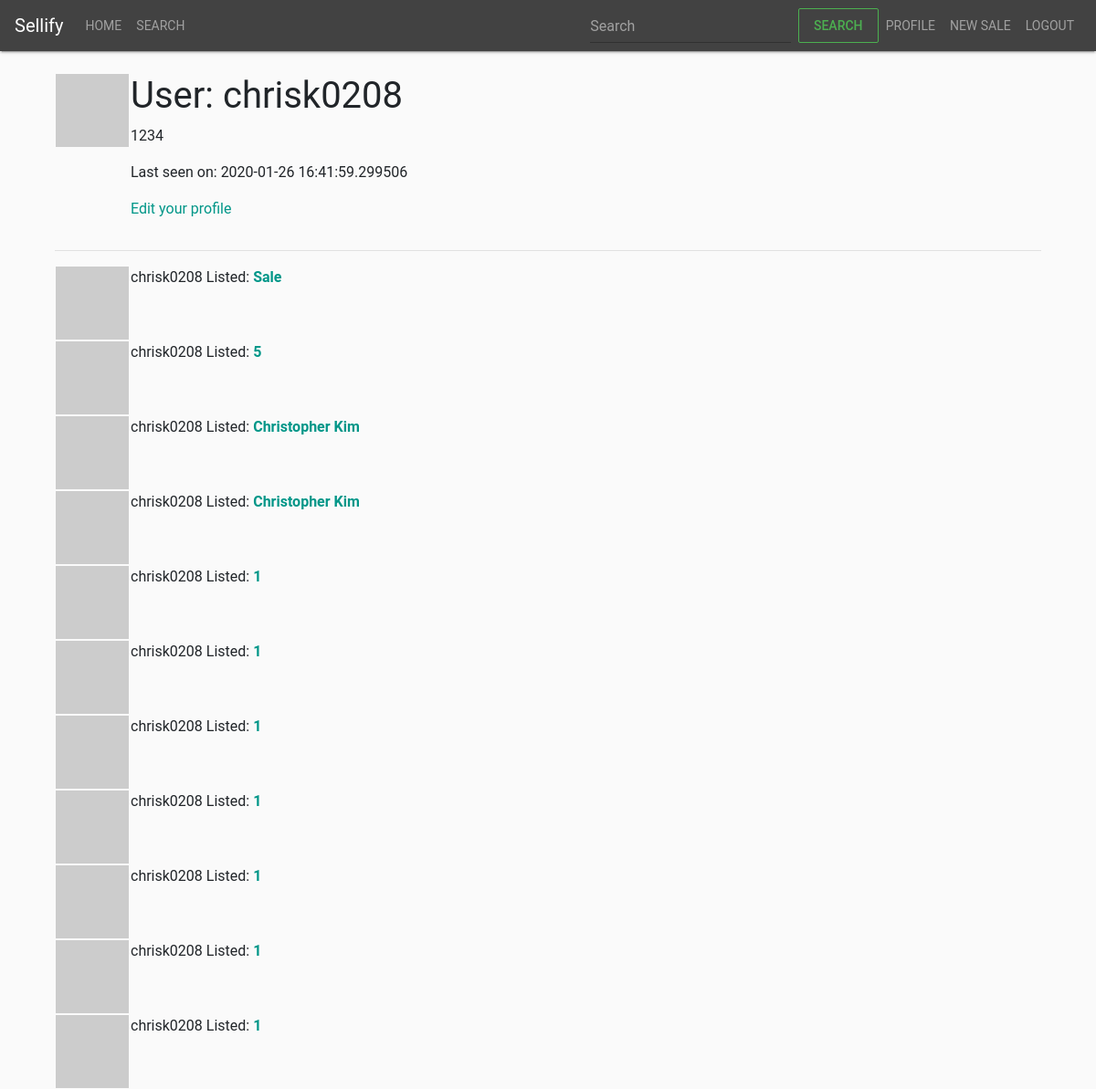
The app's page /user/chrisk0208 (signed in), older data.
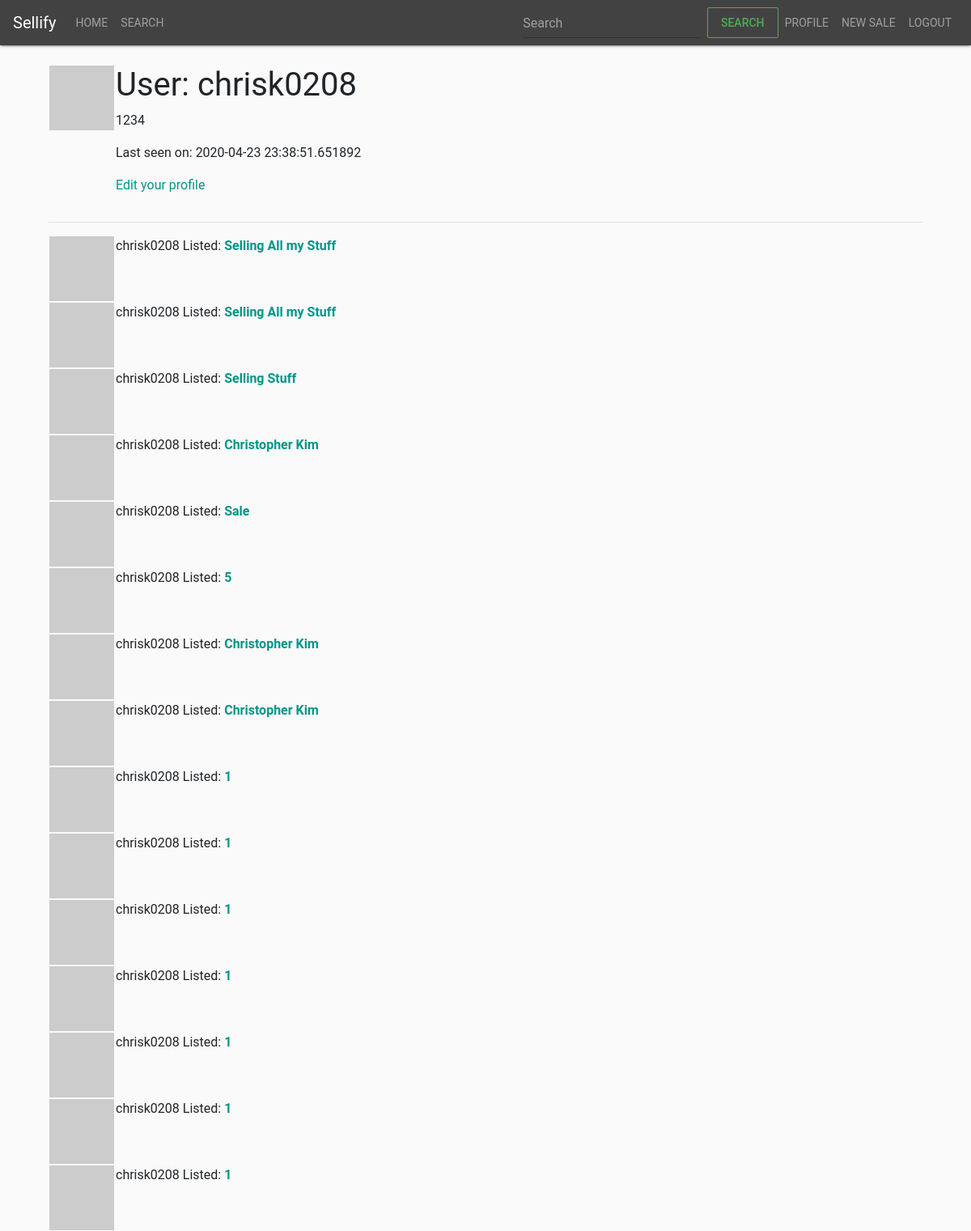
The same page, newer data.
### app/models.py (models this page shows, shortened)
class User(UserMixin,db.Model):
    id = db.Column(db.Integer, primary_key=True)
    username = db.Column(db.String(64), index=True, unique=True)
    email = db.Column(db.String(120), index=True, unique=True)
    password_hash = db.Column(db.String(128))
    about_me = db.Column(db.String(140))
    last_seen = db.Column(db.DateTime, default=datetime.utcnow)
    address_1   = db.Column(db.String(140))
    address_2   = db.Column(db.String(140))
    country     = db.Column(db.String(140))
    state       = db.Column(db.String(140))
    postal_code = db.Column(db.String(10))
    sales = db.relationship('Sale',backref='seller',lazy='dynamic')
    def avatar(self, size):
        digest = md5(self.email.lower().encode('utf-8')).hexdigest()
        return 'https://www.gravatar.com/avatar/{}?d=identicon&s={}'.format(
            digest, size)

class Sale(db.Model):
    id = db.Column(db.Integer,primary_key=True)
    name = db.Column(db.String(140),index=True)
    description = db.Column(db.String(512))
    post_date = db.Column(db.String(140), index=True,default=datetime.utcnow)
    start_date = db.Column(db.String(140), index=True)
    end_date = db.Column(db.String(140), index=True)
    zipcode = db.Column(db.String(10))
    address_1 = db.Column(db.String(140),index=True)
    address_2 = db.Column(db.String(140),index=True)
    user_id = db.Column(db.Integer, db.ForeignKey('user.id'))
    items = db.relationship('Item',backref='sale',lazy='dynamic')

### app/routes.py (the view)
@app.route('/user/<username>')
@login_required
def user(username):
    user = User.query.filter_by(username=username).first_or_404()
    page = request.args.get('page', 1, type=int)
    sales = user.sales.order_by(Sale.post_date.desc()).paginate(page,app.config['SALES_PER_PAGE'],False)
    next_url = url_for('user',username=username, page=sales.next_num) \
        if sales.has_next else None
    prev_url = url_for('user',username=username, page=sales.prev_num) \
        if sales.has_prev else None
    return render_template('user.html',user=user,sales=sales.items,next_url=next_url,prev_url=prev_url)

### app/models.py (called while the page is built)
@login.user_loader
def load_user(id):
    return User.query.get(int(id))

### app/routes.py (called while the page is built)
@app.before_request
def before_request():
    if current_user.is_authenticated:
        current_user.last_seen = datetime.utcnow()
        db.session.commit()

### app/templates/user.html (shortened to what this page needs)
{% extends "base.html" %}
{% import 'bootstrap/wtf.html' as wtf %}
{% block app_content %}
<table>
    <tr valign="top">
        <td><img src="{{ user.avatar(128) }}"></td>
        <td>
            <h1>User: {{ user.username }}</h1>
            {% if user.about_me %}<p>{{ user.about_me }}</p>{% endif %}
            {% if user.last_seen %}<p>Last seen on: {{ user.last_seen }}</p>{% endif %}
            {% if user == current_user %}
            <p><a href="{{ url_for('edit_profile') }}">Edit your profile</a></p>
            {% endif %}
        </td>
    </tr>
</table>
<hr>
{% for sale in sales %}
    {% include '/sales/_sales.html' %}
{% endfor %}
{% endblock %}

### app/templates/base.html (shortened to what this page needs)
<!DOCTYPE html>
<html lang="en" class="gr__fezvrasta_github_io">
<head>
    <link href="/static/css/bootstrap-material-design.min.css" rel="stylesheet">
    <link href="/static/css/starter-template.css" rel="stylesheet">
</head>
<body data-gr-c-s-loaded="true">
    <nav class="navbar navbar-expand-md navbar-dark bg-dark fixed-top">
        <a class="navbar-brand"
            href="https://fezvrasta.github.io/bootstrap-material-design/docs/4.0/examples/starter-template/#">Sellify</a>
        <div class="collapse navbar-collapse" id="navbarsExampleDefault">
            <ul class="navbar-nav mr-auto">
                <li class="nav-item">
                    <a class="nav-link"
                        href="{{ url_for('index') }}">Home
                    </a>
                </li>
                <li class="nav-item">
                    <a class="nav-link"
                        href="{{ url_for('search') }}">Search</a>
                </li>
            </ul>
            <form class="form-inline my-2 my-lg-0">
                <input class="form-control mr-sm-2" type="text" placeholder="Search" aria-label="Search">
                <button class="btn btn-outline-success my-2 my-sm-0" type="submit">Search</button>
            </form>
            <ul class="navbar-nav  navbar-right ">
                    {% if current_user.is_anonymous %}
                    <li class="nav-item"><a class="nav-link" href="{{ url_for('login') }}">Login</a></li>
                    {% else %}
                    <li class="nav-item"><a class="nav-link" href="{{ url_for('user', username=current_user.username) }}">Profile</a></li>
                    <li class="nav-item"><a class="nav-link" href="{{ url_for('create_sale') }}">New Sale</a></li>
                    <li class="nav-item"><a class="nav-link" href="{{ url_for('logout') }}">Logout</a></li>
                    {% endif %}
            </ul>
        </div>
    </nav>
    <main role="main" class="container">
        {% block content %}
        <div class="container">
            {% block app_content %}{% endblock %}
        </div>
        {% endblock %}
    </main>
</body>
</html>

### app/templates/sales/_sales.html
<table>
        <tr valign="top">
            <td><img src="{{ sale.seller.avatar(36) }}"></td>
            <td> {{ sale.seller.username }} Listed:
                <a href="{{ url_for('sale',id=sale.id) }}"><b>{{ sale.name }}</b> </a>
            </td>
        </tr>
</table>

### app/static/css/starter-template.css (style rules this page uses)
body { padding-top: 5rem; }

Row changes from the older to the newer data that the page shows:
changed User "chrisk0208": last_seen "2020-01-26 16:41:59.299506" → "2020-04-23 23:38:51.651892"
added Sale: seller.username "chrisk0208", name "Selling All my Stuff"
added Sale: seller.username "chrisk0208", name "Selling All my Stuff"
added Sale: seller.username "chrisk0208", name "Selling Stuff"
added Sale: seller.username "chrisk0208", name "Christopher Kim"
